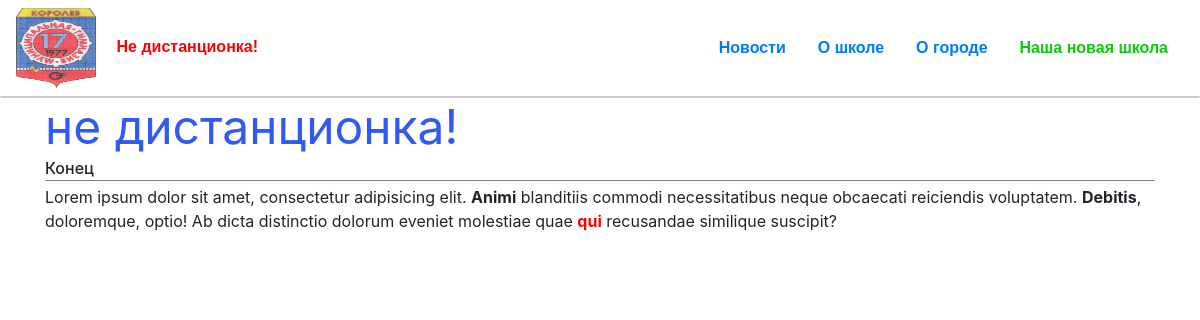
/news/article_7/, run on the app's committed database.
### basics/models.py (models this page shows, shortened)
class Urgent(models.Model):
    text = models.CharField('Срочно', max_length=50)
    link = models.CharField('Ссылка', max_length=20, default=None)
    def __str__(self):
        return self.text

class News(models.Model):
    heading = models.CharField('Заголовок', max_length=100, blank=True)
    title = models.CharField('Название статьи', max_length=200)
    text = models.TextField('Текст')
    pub_date = models.DateField('Дата публикации')
    class Meta:
        verbose_name = 'Статья'
        verbose_name_plural = 'Статьи'

### basics/views.py (the view)
# urls.py: path('news/article_<int:pk>/', views.article, name='article'),
def article(request, pk):
    return render(request, 'basics/templates/blocks/article.html', {'article': News.objects.get(pk=pk)})

### basics/templatetags/announcement.py (called while the page is built)
@register.simple_tag
def get_announcement():
    try:
        return Urgent.objects.order_by('-id')[0]  # Последняя важная статья
    except:
        pass

### templates/basics/templates/blocks/article.html
{% extends 'basics/templates/base-pages.html' %}
{% block content %}
    <div class="container">
        <div class="heading">
            <span>{{ article.heading|safe }}</span>
        </div>
        <div class="title">
            <span>{{ article.title|safe }}</span>
        </div>
        <div class="text">
            <span>{{ article.text|safe }}</span>
        </div>
    </div>
{% endblock %}

### templates/basics/templates/blocks/head.html
{% load static %}
{% load announcement %}
<div class="head">
    <div class="navbar">
        <div class="logo">
            <a href="{% url 'index' %}"><img src="{% static 'basics/img/ico.png' %}" alt=""></a>
            {% get_announcement as announce %}
            <div class="urgent">
                <li class="nav-item"><a class="nav-link" style="color:red;" href="{% if announce != None %}article_{{ announce.link }}{% endif %}">{% if announce != None %}{{ announce }}{% endif %}</a></li>
            </div>
        </div>
        <div class="nav">
            <li class="nav-item"><a class="nav-link" href="{% url 'news' %}">Новости</a></li>
            <li class="nav-item"><a class="nav-link" href="{% url 'about' %}">О школе</a></li>
            <li class="nav-item"><a class="nav-link" href="">О городе</a></li>
            <li class="nav-item"><a class="nav-link" href="" style="color:#0bc90b;">Наша новая школа</a></li>
        </div>
    </div>
</div>

### templates/basics/css/article_preview.css (style rules this page uses)
.title { border-bottom: 1px solid gray; font-weight: 500; }
.text { padding-top: 4px; }

### templates/basics/css/article.css (style rules this page uses)
.heading { font-size: 48px; line-height: 58px; color: #315AF2; }

### templates/basics/css/news.css (style rules this page uses)
a { text-decoration: none; }

### templates/basics/css/head.css (style rules this page uses)
.head { border-bottom: 2px solid #CDCDCD; border-radius: 2px; }
.navbar { display: flex; justify-content: space-between; }
.logo img { width: 80px; height: 80px; }
.urgent { display: inline-block; list-style: none; color: red; }
.nav-item { font: 500 14px/80px "Rubik", sans-serif; font-style: normal; font-weight: bold; font-size: 16px; line-height: 20px; }

### data on the page
Urgent: text "Не дистанционка!"
News: heading "не дистанционка!", title "Конец", text "Lorem ipsum dolor sit amet, consectetur adipisicing elit. Animi blanditiis commodi necessitatibus neque obcaecati reiciendis voluptatem. Debitis , doloremque, optio! Ab dicta distinctio dolorum eveniet molestiae quae qui recusandae similique suscipit?"
